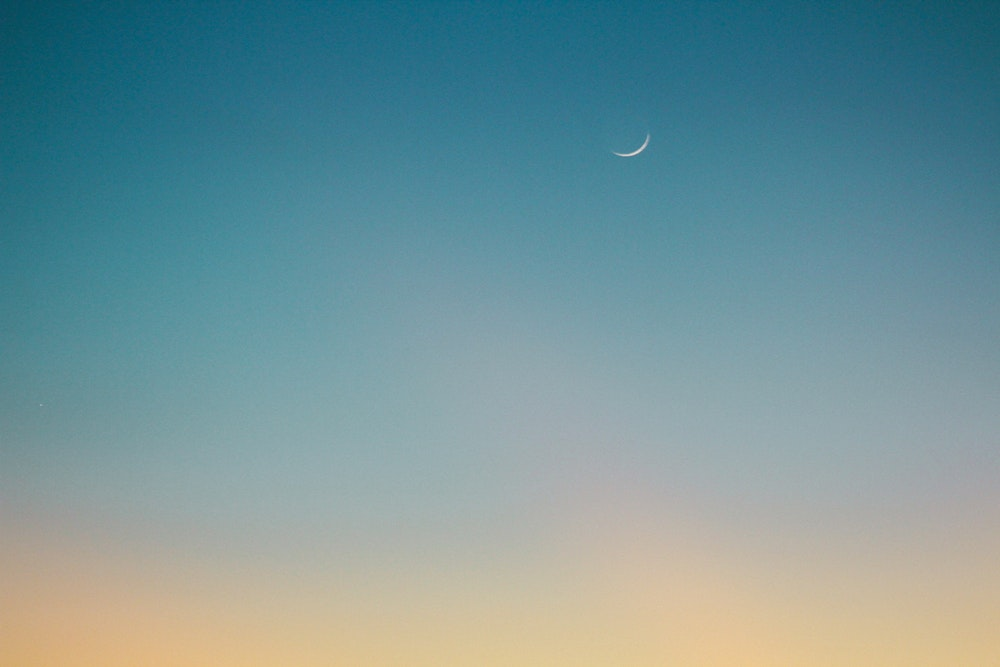
#> input picture Machine Learning/NIELIT/Day12/gradient.jpg, 1000 x 667 px
$ python Q1.py
#> lines starting #> are read from the running program, lines starting #| are printed output that depends on the picture
import numpy as np
import cv2 as cv

img = cv.imread('gradient.jpg')
#> img is the input picture: shape (667, 1000, 3); mean B, G, R 153.1, 148.8, 115.8

ret, dt1 = cv.threshold(img, 127,255,cv.THRESH_BINARY)
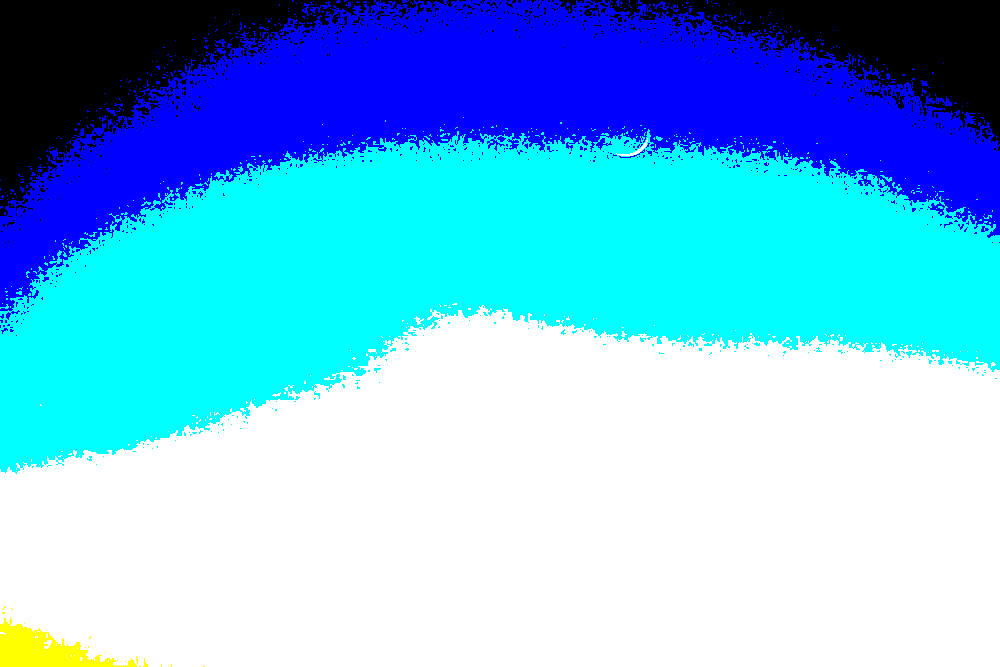
#> dt1: shape (667, 1000, 3); mean B, G, R 232.1, 187.2, 113.2
cv.imshow('name', dt1)
cv.waitKey(0)


ret, dt2 = cv.threshold(img, 127,255,cv.THRESH_BINARY_INV)
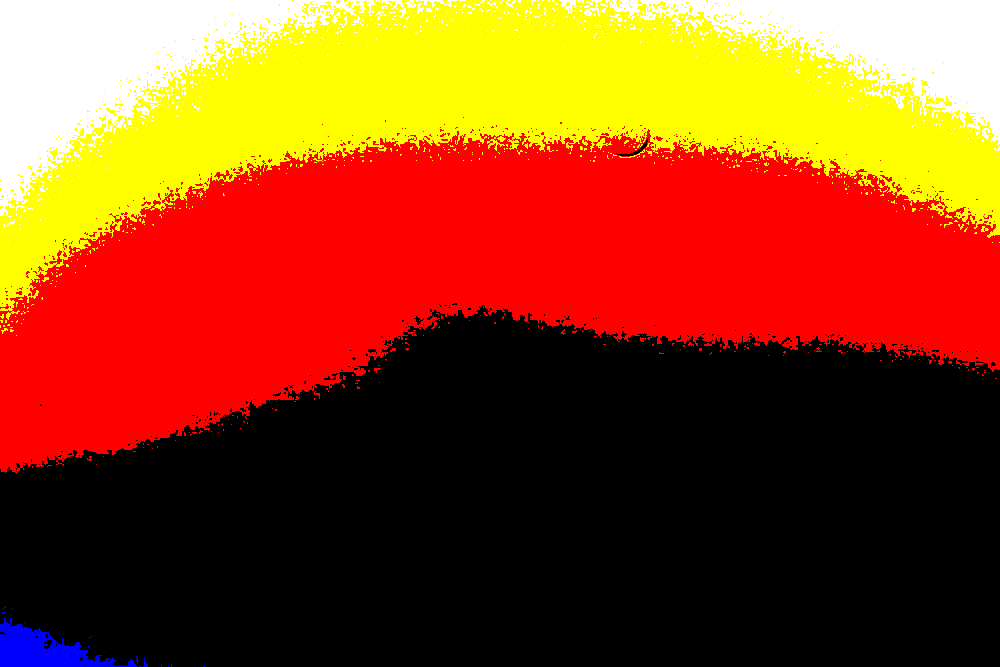
#> dt2: shape (667, 1000, 3); mean B, G, R 22.9, 67.8, 141.8
cv.imshow('name', dt2)
cv.waitKey(0)


ret, dt3 = cv.threshold(img, 127,255,cv.THRESH_TRUNC)
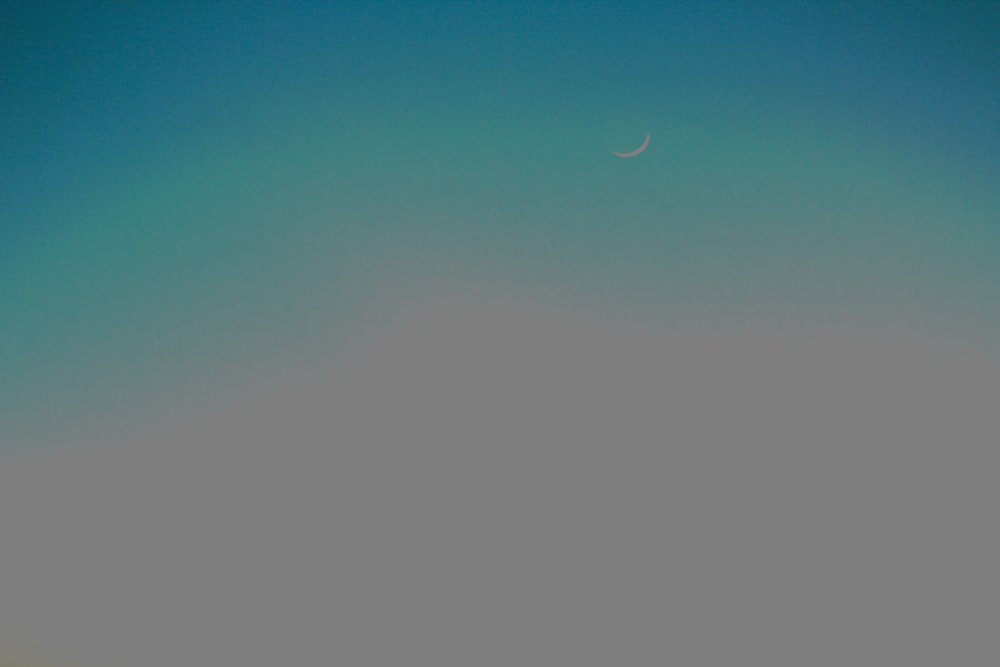
#> dt3: shape (667, 1000, 3); mean B, G, R 126.2, 122.2, 94.6
cv.imshow('name', dt3)
cv.waitKey(0)


ret, dt4 = cv.threshold(img, 127,255,cv.THRESH_TOZERO)
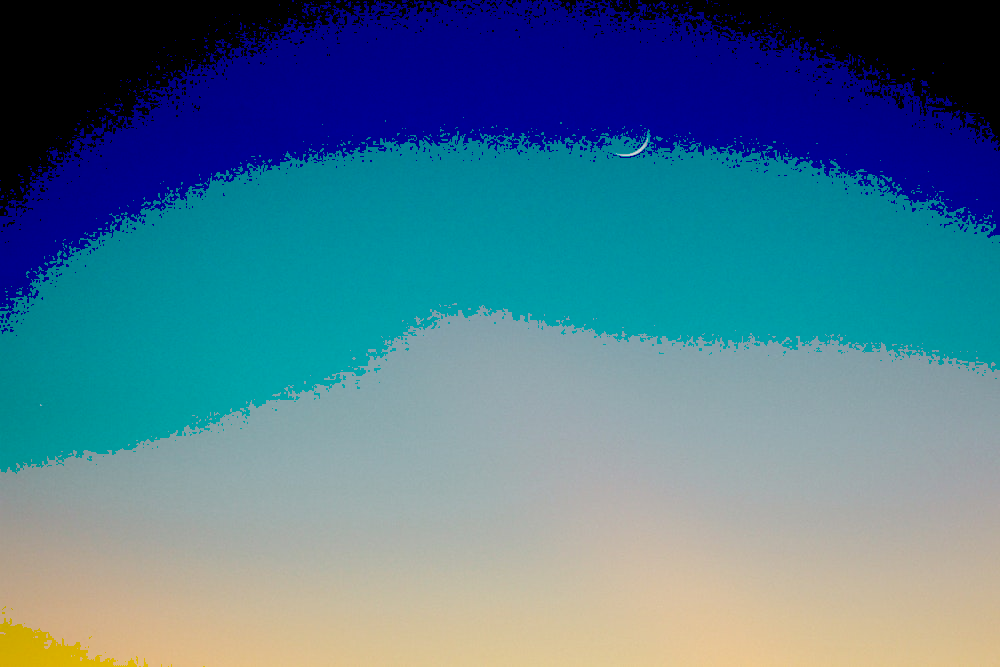
#> dt4: shape (667, 1000, 3); mean B, G, R 142.5, 119.9, 77.5
cv.imshow('name', dt4)
cv.waitKey(0)


ret, dt5 = cv.threshold(img, 127,255,cv.THRESH_TOZERO_INV)
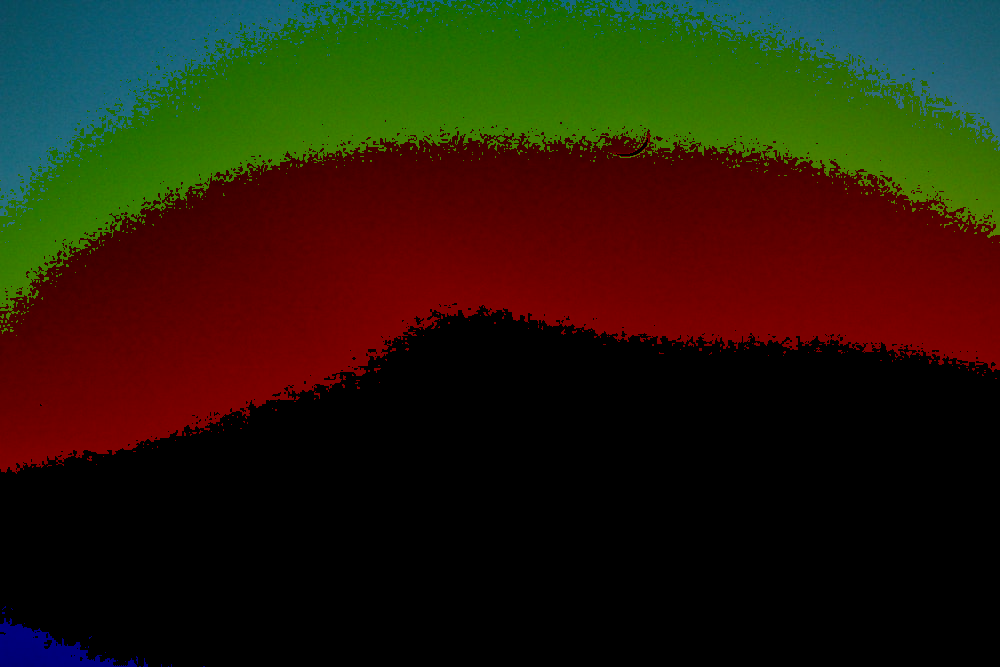
#> dt5: shape (667, 1000, 3); mean B, G, R 10.6, 28.9, 38.2
cv.imshow('name', dt5)
cv.waitKey(0)
